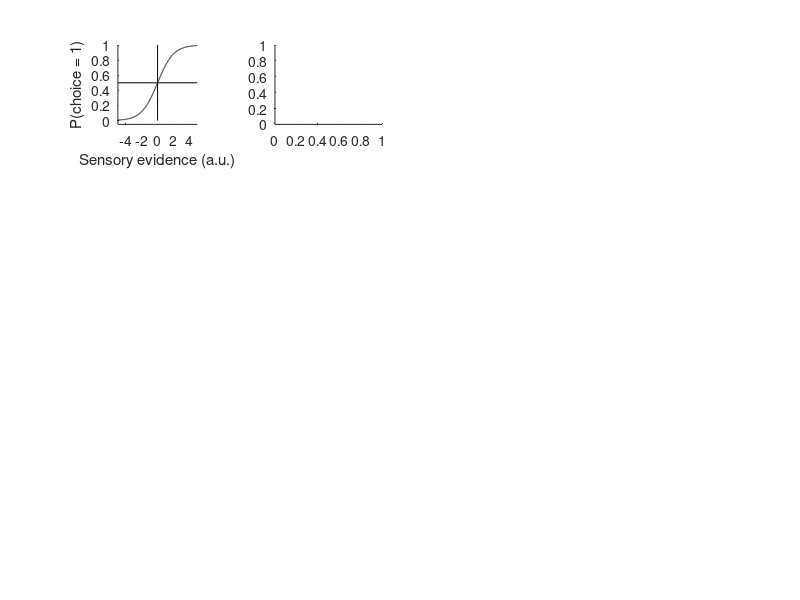

Recreate this plot in MATLAB. (Note: this script raises an error after producing the figure.)

% supplementary figure
global mypath;
close; figure;

% first, illustrate shift
sigmoid = @(x, mu) 1 ./ (1 + exp(-x + mu));
x = -5:0.01:5;
subplot(441); % tiny!
hold on;
plot(x, sigmoid(x, 0), 'k');
plot([-5 5], [0.5 0.5], 'k');
plot([0 0], [0 1], 'k');
axis tight; axis square;
ylabel('P(choice = 1)');
xlabel('Sensory evidence (a.u.)');
ylim([-0.05 1]); 

subplot(442); examplePsychFunc(20); title(sprintf('Participant %d', 20));
subplot(443); examplePsychFunc(13); title(sprintf('Participant %d', 13));
subplot(444); examplePsychFuncShift(10); title('Participant 10');

print(gcf, '-dpdf', sprintf('%s/Figures/FigureS4.pdf', mypath));
